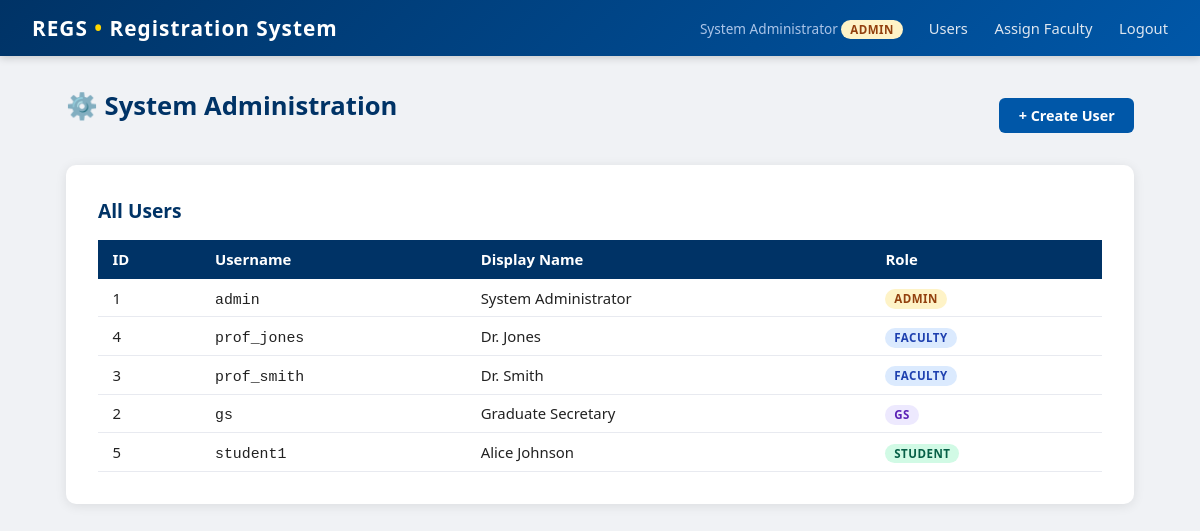
The page /admin (signed in) on the database its author committed.
### tables this page shows
CREATE TABLE users (
    id            INTEGER PRIMARY KEY AUTOINCREMENT,
    username      TEXT UNIQUE NOT NULL,
    password      TEXT NOT NULL,
    role          TEXT NOT NULL REFERENCES roles(role),
    display_name  TEXT NOT NULL
);

### app.py (the view)
@app.route('/admin')
def admin_dashboard():
    if session.get('role') != 'admin':
        return redirect(url_for('login'))
    users = cur.execute('SELECT * FROM users ORDER BY role, display_name').fetchall()
    return render_template('admin_dashboard.html', users=users)

### templates/admin_dashboard.html (shortened to what this page needs)
{% extends "base.html" %}
{% block content %}
<div class="page-header">
  <h1>⚙️ System Administration</h1>
  <a href="{{ url_for('admin_create_user') }}" class="btn btn-primary">+ Create User</a>
</div>
<div class="card">
  <h2>All Users</h2>
  <table>
    <thead>
      <tr><th>ID</th><th>Username</th><th>Display Name</th><th>Role</th></tr>
    </thead>
    <tbody>
    {% for u in users %}
      <tr>
        <td>{{ u.id }}</td>
        <td><code>{{ u.username }}</code></td>
        <td>{{ u.display_name }}</td>
        <td><span class="role-tag role-{{ u.role }}">{{ u.role }}</span></td>
      </tr>
    {% endfor %}
    </tbody>
  </table>
</div>
{% endblock %}

### templates/base.html (shortened to what this page needs)
<!DOCTYPE html>
<html lang="en">
<head>
    <link rel="stylesheet" href="{{ url_for('static', filename='css/main.css') }}">
</head>
<body>
<nav>
    <div class="brand">REGS <span>•</span> Registration System</div>
    <div class="nav-links">
        {% if session.user_id %}
            <span class="nav-user">
                {{ session.display_name }}
                <span class="role-tag role-{{ session.role }}">{{ session.role }}</span>
            </span>
            {% if session.role == 'student' %}
                <a href="{{ url_for('student_dashboard') }}">Dashboard</a>
                <a href="{{ url_for('student_register_course') }}">Register</a>
                <a href="{{ url_for('student_transcript') }}">Transcript</a>
                <a href="{{ url_for('student_profile') }}">Profile</a>
            {% elif session.role == 'faculty' %}
                <a href="{{ url_for('faculty_dashboard') }}">My Courses</a>
            {% elif session.role == 'gs' %}
                <a href="{{ url_for('gs_dashboard') }}">Students</a>
            {% elif session.role == 'admin' %}
                <a href="{{ url_for('admin_dashboard') }}">Users</a>
                <a href="{{ url_for('admin_assign_faculty') }}">Assign Faculty</a>
            {% endif %}
            <a href="{{ url_for('logout') }}">Logout</a>
        {% endif %}
    </div>
</nav>
<div class="container">
    {% block content %}{% endblock %}
</div>
</body>
</html>

### static/css/main.css (style rules this page uses)
*, *::before, *::after { box-sizing: border-box; margin: 0; padding: 0; }
body { font-family: 'Segoe UI', Arial, sans-serif; background: #f0f2f5; color: #222; min-height: 100vh; }
nav { background: linear-gradient(135deg, #003366 0%, #0057a8 100%); color: #fff; padding: 0 2rem; display: flex; align-items: center; justify-content: space-between; height: 56px; box-shadow: 0 2px 8px rgba(0, 0, 0, 0.18); }
nav .brand { font-size: 1.3rem; font-weight: 700; letter-spacing: 1px; }
nav .brand span { color: #ffd700; }
nav .nav-links a { color: #dde6f0; text-decoration: none; margin-left: 1.4rem; font-size: 0.92rem; transition: color 0.2s; }
nav .nav-user { color: #aac4e8; font-size: 0.85rem; }
.container { max-width: 1100px; margin: 2rem auto; padding: 0 1rem; }
.page-header { display: flex; justify-content: space-between; align-items: center; margin-bottom: 1.4rem; }
.card { background: #fff; border-radius: 10px; box-shadow: 0 2px 12px rgba(0, 0, 0, 0.09); padding: 2rem; margin-bottom: 1.5rem; }
h1 { font-size: 1.6rem; color: #003366; margin-bottom: 1.2rem; }
h2 { font-size: 1.2rem; color: #003366; margin-bottom: 1rem; }
table { width: 100%; border-collapse: collapse; font-size: 0.93rem; }
th { background: #003366; color: #fff; padding: 0.6rem 0.9rem; text-align: left; }
td { padding: 0.55rem 0.9rem; border-bottom: 1px solid #e8eaf0; }
.role-tag { font-size: 0.72rem; font-weight: 700; padding: 0.15rem 0.55rem; border-radius: 99px; text-transform: uppercase; letter-spacing: 0.5px; }
.role-admin { background: #fef3c7; color: #92400e; }
.role-gs { background: #ede9fe; color: #5b21b6; }
.role-faculty { background: #dbeafe; color: #1e40af; }
.role-student { background: #d1fae5; color: #065f46; }
.btn { display: inline-block; padding: 0.5rem 1.2rem; border-radius: 6px; border: none; cursor: pointer; font-size: 0.9rem; font-weight: 600; text-decoration: none; transition: all 0.15s; }
.btn-primary { background: #0057a8; color: #fff; }

### rows shown on the page
users: display_name "System Administrator", id "1", username "admin", role "ADMIN"
users: id "4", username "prof_jones", display_name "Dr. Jones", role "FACULTY"
users: id "3", username "prof_smith", display_name "Dr. Smith", role "FACULTY"
users: id "2", username "gs", display_name "Graduate Secretary", role "GS"
users: id "5", username "student1", display_name "Alice Johnson", role "STUDENT"

### other values the page prints
{{ session.role }} "ADMIN"
